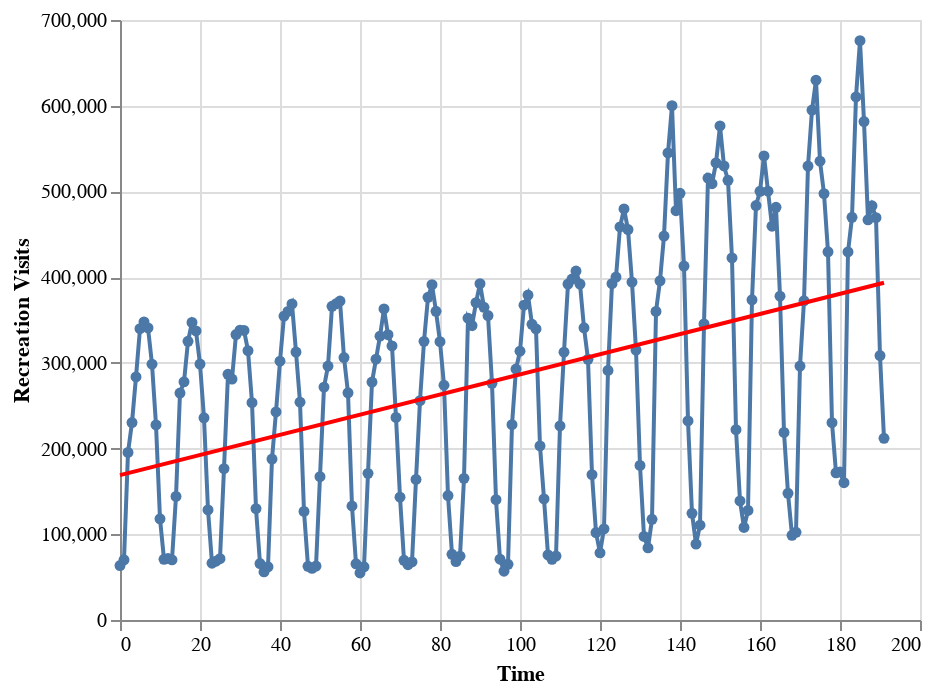

Notebook code for this chart:
### Markdown cell above
**Time Plot with Linear Regression Line via Altair**

### Code cell
scatter = alt.Chart(npDF).mark_line(point=True).encode(
    x='Time:Q',
    y= alt.Y('RecreationVisits:Q', axis = alt.Axis(title = 'Recreation Visits'))

)
scatter+scatter.transform_regression('Time', 'RecreationVisits').mark_line(color='red')

### Figure 1 — Vega-Lite specification as saved in the notebook (floating-point values rounded to 4 significant figures; data arrays with more than 128 entries replaced by an {"elided": "..."} marker saying what was removed)
{"config": {"view": {"continuousWidth": 400, "continuousHeight": 300}}, "layer": [{"mark": {"type": "line", "point": true}, "encoding": {"x": {"type": "quantitative", "field": "Time"}, "y": {"type": "quantitative", "axis": {"title": "Recreation Visits"}, "field": "RecreationVisits"}}}, {"mark": {"type": "line", "color": "red"}, "encoding": {"x": {"type": "quantitative", "field": "Time"}, "y": {"type": "quantitative", "axis": {"title": "Recreation Visits"}, "field": "RecreationVisits"}}, "transform": [{"on": "Time", "regression": "RecreationVisits"}]}], "data": {"name": "data-294698f6bc96dfa1435efc08e9c41489"}, "$schema": "https://vega.github.io/schema/vega-lite/v4.8.1.json", "datasets": {"data-294698f6bc96dfa1435efc08e9c41489": {"elided": "192 records"}}}
